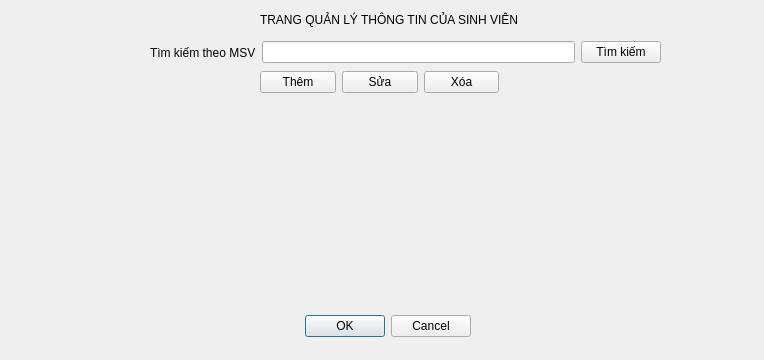
<?xml version="1.0" encoding="UTF-8"?>
<ui version="4.0">
 <class>quanlythongtin</class>
 <widget class="QDialog" name="quanlythongtin">
  <property name="geometry">
   <rect>
    <x>0</x>
    <y>0</y>
    <width>764</width>
    <height>360</height>
   </rect>
  </property>
  <property name="windowTitle">
   <string>Dialog</string>
  </property>
  <widget class="QDialogButtonBox" name="buttonBox">
   <property name="geometry">
    <rect>
     <x>130</x>
     <y>310</y>
     <width>341</width>
     <height>32</height>
    </rect>
   </property>
   <property name="orientation">
    <enum>Qt::Horizontal</enum>
   </property>
   <property name="standardButtons">
    <set>QDialogButtonBox::Cancel|QDialogButtonBox::Ok</set>
   </property>
  </widget>
  <widget class="QLabel" name="label">
   <property name="geometry">
    <rect>
     <x>260</x>
     <y>10</y>
     <width>321</width>
     <height>20</height>
    </rect>
   </property>
   <property name="text">
    <string>TRANG QUẢN LÝ THÔNG TIN CỦA SINH VIÊN </string>
   </property>
  </widget>
  <widget class="QWidget" name="">
   <property name="geometry">
    <rect>
     <x>150</x>
     <y>40</y>
     <width>511</width>
     <height>25</height>
    </rect>
   </property>
   <layout class="QHBoxLayout" name="horizontalLayout_2">
    <item>
     <layout class="QHBoxLayout" name="horizontalLayout">
      <item>
       <widget class="QLabel" name="label_2">
        <property name="text">
         <string>Tìm kiếm theo MSV</string>
        </property>
       </widget>
      </item>
      <item>
       <widget class="QLineEdit" name="lineEdit"/>
      </item>
     </layout>
    </item>
    <item>
     <widget class="QPushButton" name="pushButton_4">
      <property name="text">
       <string>Tìm kiếm</string>
      </property>
     </widget>
    </item>
   </layout>
  </widget>
  <widget class="QWidget" name="">
   <property name="geometry">
    <rect>
     <x>260</x>
     <y>70</y>
     <width>239</width>
     <height>25</height>
    </rect>
   </property>
   <layout class="QHBoxLayout" name="horizontalLayout_3">
    <item>
     <widget class="QPushButton" name="pushButton">
      <property name="text">
       <string>Thêm</string>
      </property>
     </widget>
    </item>
    <item>
     <widget class="QPushButton" name="pushButton_2">
      <property name="text">
       <string>Sửa</string>
      </property>
     </widget>
    </item>
    <item>
     <widget class="QPushButton" name="pushButton_3">
      <property name="text">
       <string>Xóa</string>
      </property>
     </widget>
    </item>
   </layout>
  </widget>
 </widget>
 <resources/>
 <connections>
  <connection>
   <sender>buttonBox</sender>
   <signal>accepted()</signal>
   <receiver>quanlythongtin</receiver>
   <slot>accept()</slot>
   <hints>
    <hint type="sourcelabel">
     <x>248</x>
     <y>254</y>
    </hint>
    <hint type="destinationlabel">
     <x>157</x>
     <y>274</y>
    </hint>
   </hints>
  </connection>
  <connection>
   <sender>buttonBox</sender>
   <signal>rejected()</signal>
   <receiver>quanlythongtin</receiver>
   <slot>reject()</slot>
   <hints>
    <hint type="sourcelabel">
     <x>316</x>
     <y>260</y>
    </hint>
    <hint type="destinationlabel">
     <x>286</x>
     <y>274</y>
    </hint>
   </hints>
  </connection>
 </connections>
</ui>
